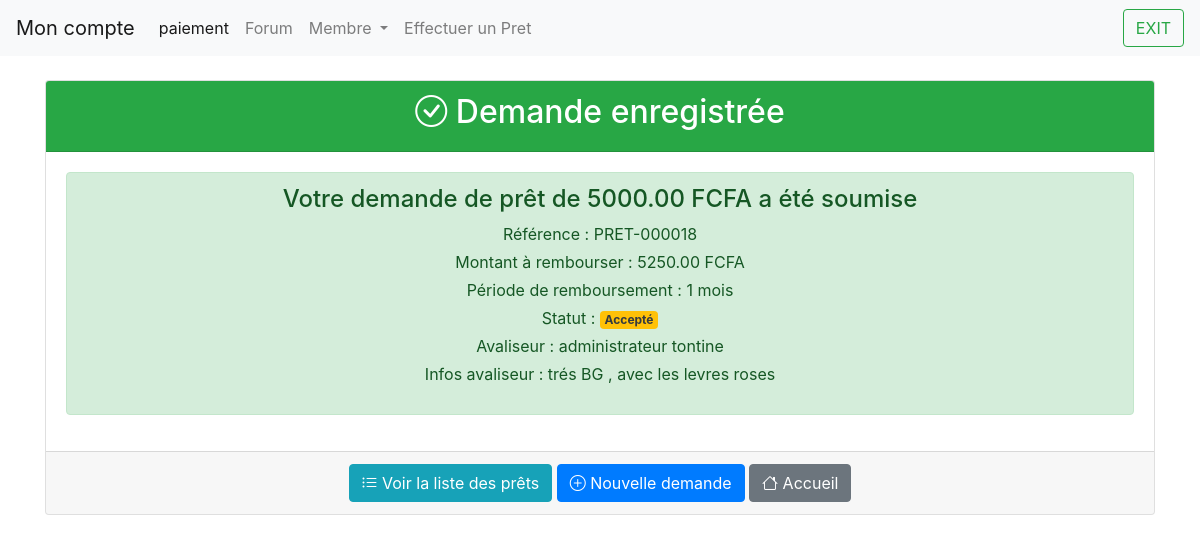
/prets/confirmation/18/ (signed in), run on the app's committed database.
### application/models.py (models this page shows, shortened)
class Pret(models.Model):
    STATUT_CHOICES = [
        ('DEM', 'Demande en cours'),
        ('ACC', 'Accepté'),
        ('REF', 'Refusé'),
        ('REM', 'Remboursé')
    ]
    PERIODE_REMBOURSEMENT = [
        ('1M', '1 mois'),
        ('3M', '3 mois'),
        ('6M', '6 mois'),
        ('1A', '1 an')
    ]
    emprunteur = models.ForeignKey(User, on_delete=models.CASCADE, related_name='prets')
    cotisation = models.ForeignKey(Cotisation, on_delete=models.SET_NULL, null=True, blank=True)
    montant = models.DecimalField(max_digits=12, decimal_places=2)
    montant_a_rembourser = models.DecimalField(max_digits=12, decimal_places=2, null=True, blank=True)
    motif = models.TextField()
    date_demande = models.DateTimeField(auto_now_add=True)
    date_approbation = models.DateTimeField(null=True, blank=True)
    statut = models.CharField(max_length=3, choices=STATUT_CHOICES, default='DEM')
    avaliseur = models.ForeignKey(User, on_delete=models.SET_NULL, null=True, blank=True, related_name='prets_avalises')
    periode_remboursement = models.CharField(max_length=2, choices=PERIODE_REMBOURSEMENT, default='1M')
    infos_avaliseur = models.TextField(blank=True, null=True)
    fichier_avaliseur = models.FileField(
        upload_to='avaliseurs/',
        null=True,
        blank=True,
        verbose_name="Fichier d'informations de l'avaliseur (PDF)"
    )
    montant_deja_rembourse = models.DecimalField(
        max_digits=12,
        decimal_places=2,
        default=0
    )

### application/views.py (the view)
# urls.py: path('prets/confirmation/<int:pret_id>/', views.confirmation_pret, name='confirmation_pret'),
@login_required
def confirmation_pret(request, pret_id):
    pret = get_object_or_404(Pret, id=pret_id, emprunteur=request.user)
    return render(request, 'prets/confirmation.html', {'pret': pret})

### application/templates/prets/confirmation.html (shortened to what this page needs)
<!doctype html>
<html lang="fr">
  <head>
    <link rel="stylesheet" href="https://cdn.jsdelivr.net/npm/bootstrap@4.4.1/dist/css/bootstrap.min.css">
    <link rel="stylesheet" href="https://cdn.jsdelivr.net/npm/bootstrap-icons@1.10.0/font/bootstrap-icons.css">
  </head>
  <body>
    <nav class="navbar navbar-expand-lg navbar-light bg-light">
      <a class="navbar-brand" href="#">Mon compte</a>
      <div class="collapse navbar-collapse" id="navbarSupportedContent">
        <ul class="navbar-nav mr-auto">
          <li class="nav-item active">
            <a class="nav-link" href="#">paiement<span class="sr-only">(current)</span></a>
          </li>
          <li class="nav-item">
            <a class="nav-link" href="#">Forum</a>
          </li>
          <li class="nav-item dropdown">
            <a class="nav-link dropdown-toggle" href="#" id="navbarDropdown" role="button" data-toggle="dropdown" aria-haspopup="true" aria-expanded="false">
              Membre
            </a>
          </li>
          <li class="nav-item">
            <a class="nav-link" href="#">Effectuer un Pret</a>
          </li>
        </ul>
        <form class="form-inline my-2 my-lg-0">
          <button class="btn btn-outline-success my-2 my-sm-0" type="submit">EXIT</button>
        </form>
      </div>
    </nav>
    <div class="container mt-4">
        <div class="card text-center">
            <div class="card-header bg-success text-white">
                <h2><i class="bi bi-check-circle"></i> Demande enregistrée</h2>
            </div>
            <div class="card-body">
                <div class="alert alert-success">
                    <h4>Votre demande de prêt de {{ pret.montant }} FCFA a été soumise</h4>
                    <p class="mb-1">Référence : PRET-{{ pret.id|stringformat:"06d" }}</p>
                    <p class="mb-1">Montant à rembourser : {{ pret.montant_a_rembourser }} FCFA</p>
                    <p class="mb-1">Période de remboursement : {{ pret.get_periode_remboursement_display }}</p>
                    <p class="mb-1">Statut : <span class="badge bg-warning text-dark">{{ pret.get_statut_display }}</span></p>
                    <p class="mb-1">Avaliseur : {{ pret.avaliseur.get_full_name }}</p>
                    {% if pret.infos_avaliseur %}
                    <p>Infos avaliseur : {{ pret.infos_avaliseur }}</p>
                    {% endif %}
                </div>
            </div>
            <div class="card-footer">
                <a href="{% url 'application:liste_prets' %}" class="btn btn-info">
                    <i class="bi bi-list-ul"></i> Voir la liste des prêts
                </a>
                <a href="{% url 'application:demander_pret' %}" class="btn btn-primary">
                    <i class="bi bi-plus-circle"></i> Nouvelle demande
                </a>
                <a href="{% url 'application:acceuil' %}" class="btn btn-secondary">
                    <i class="bi bi-house"></i> Accueil
                </a>
            </div>
        </div>
    </div>
  </body>
</html>

### data on the page
Pret: montant "5000.00", id "000018", montant_a_rembourser "5250.00", periode_remboursement "1 mois", statut "Accepté", avaliseur.get_full_name "administrateur tontine", infos_avaliseur "trés BG , avec les levres roses"
